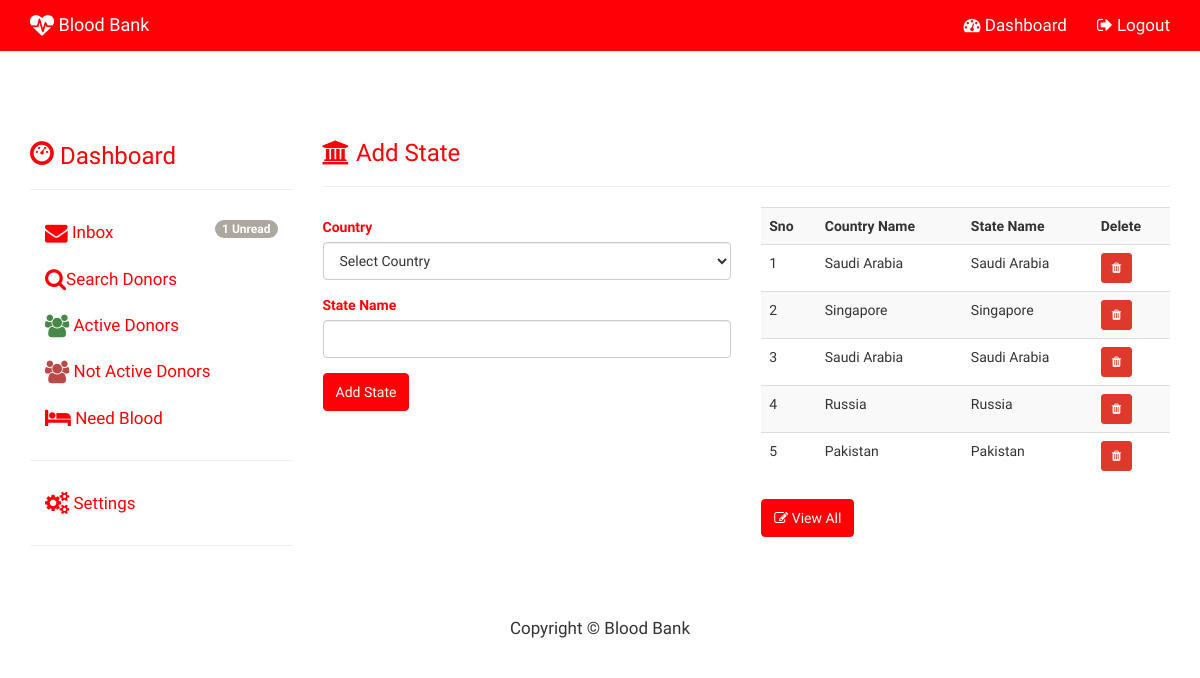
The page /admin_state.php (signed in) on the database its author committed.
### tables this page shows
CREATE TABLE `state` (
  `STATE_ID` int(11) NOT NULL,
  `STATE_NAME` varchar(150) NOT NULL,
  `COUNTRY_ID` int(11) NOT NULL
);

CREATE TABLE `country` (
  `COUNTRY_ID` int(11) NOT NULL,
  `COUNTRY_NAME` varchar(150) NOT NULL
);

### admin_state.php (the view, shortened to what this page needs)
<?php
include("config.php");
?>
<!DOCTYPE html>
<html lang="en">
	<head>
			<?php include("admin_head.php");?>
	</head>
	<body>
<?php include("admin_topnav.php"); ?>
<div class="container"  style='margin-top:70px;'>
	<div class="row">
		<div class="col-sm-3">
			<?php include("admin_side_nav.php");?>
		</div>
		<div class="col-sm-9" >
			<h3 class='text-primary'><i class="fa fa-bank"></i> Add State </h3><hr>
			<div class="row">
				<div class="col-md-6">
					<form role="form" action="admin_state.php" method="post">
						  <div class="form-group">
								<label class="control-label text-primary" for="COUNTRY">Country</label>
                                <select name="COUNTRY" id="COUNTRY" required class="form-control">
								<option value="">Select Country</option>
								</select>
                          </div>
						<div class="form-group text-primary">
							<label for="state">State Name</label>
							<input id="state" required type="text" class="form-control" name="statename">
						</div>
						<div class="form-group">
							<input type="submit" class="btn btn-primary" name='state_submit' value="Add State">
						</div>
					</form>
				</div>
				<div class="col-md-6">
					<?php
						$sql="Select country.COUNTRY_NAME, state.STATE_NAME,state.STATE_ID
From state Inner Join
  country On state.COUNTRY_ID = country.COUNTRY_ID ORDER BY STATE_ID desc LIMIT 0,5 ";
						$result=$con->query($sql);
						if($result->num_rows>0)
						{
								echo "<table class='table table-striped' >";
									echo "<tr>
											<th>Sno</th>
											<th>Country Name</th>
											<th>State Name</th>
											<th>Delete</th>
										</tr>";
										$i=0;
										while($row=$result->fetch_assoc())
										{
											$i++;
											echo"<tr>";
												echo "<td>$i</td>";
												echo "<td>".$row["COUNTRY_NAME"]."</td>";
												echo "<td>".$row["STATE_NAME"]."</td>";
												echo "<td><a href='admin_del_state.php?id=".$row["STATE_ID"]."' class='btn btn-danger btn-sm'><i class='fa fa-trash'></i></a></td>";
											echo"</tr>";
										}
								echo "</table>";
						}
					?>
					<a href='admin_view_state.php' class='btn btn-primary'><i class='fa fa-edit'></i> View All</a>
				</div>
			</div>
		</div>
	</div>
</div>
	 <?php include("admin_footer.php"); ?>
	</body>
</html>

### css/modern-business.css (style rules this page uses)
html, body { height: 100%; }
body { padding-top: 50px; }
.navbar-default,.panel-heading,.btn-primary { background-color:#ff0006 !important; border-color:#ff0006 !important; }
.text-primary { color:#ff0006 !important; }

### rows shown on the page
state: COUNTRY_ID.COUNTRY_NAME "Saudi Arabia", STATE_NAME "Saudi Arabia"
state: COUNTRY_ID.COUNTRY_NAME "Singapore", STATE_NAME "Singapore"
state: COUNTRY_ID.COUNTRY_NAME "Saudi Arabia", STATE_NAME "Saudi Arabia"
state: COUNTRY_ID.COUNTRY_NAME "Russia", STATE_NAME "Russia"
state: COUNTRY_ID.COUNTRY_NAME "Pakistan", STATE_NAME "Pakistan"

### other values the page prints
$n "1"
